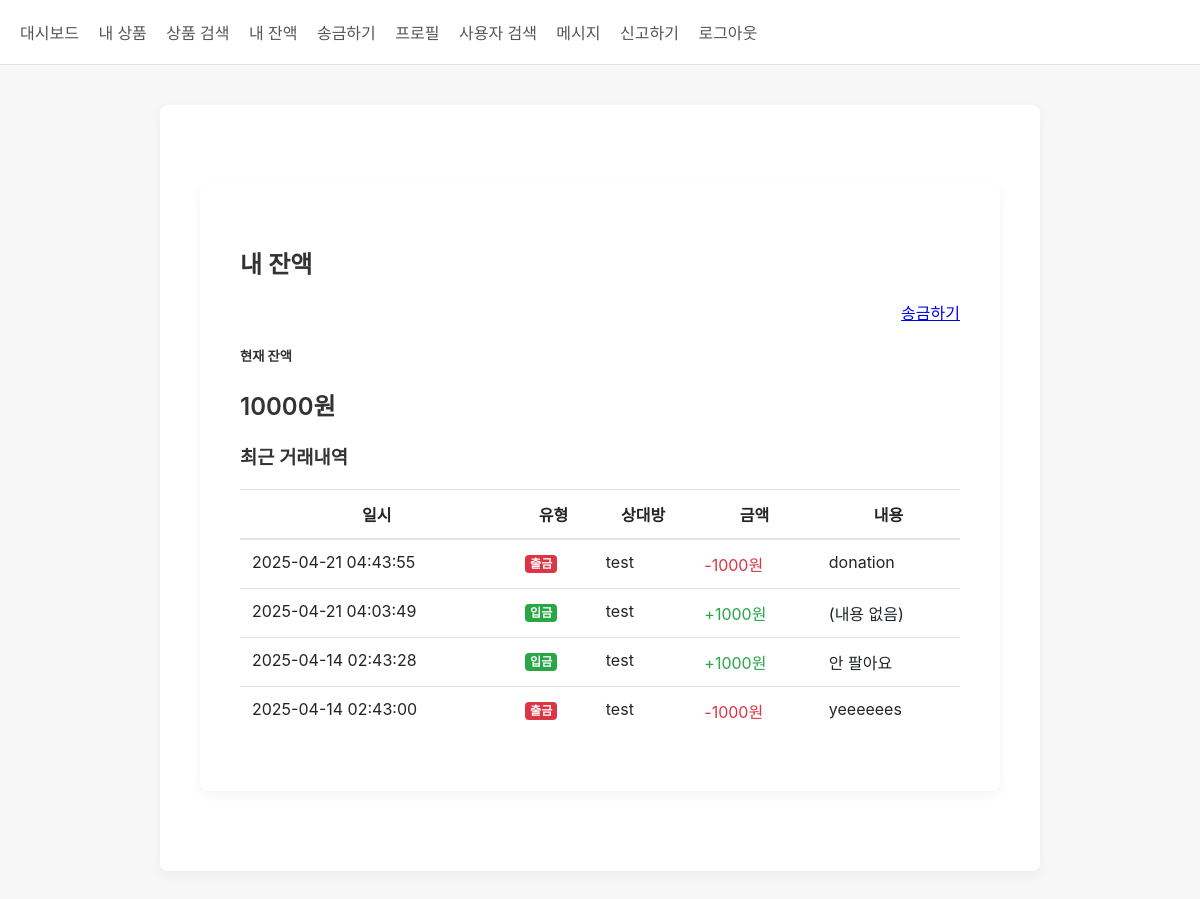
/balance (signed in), run on an earlier commit of the app's database.
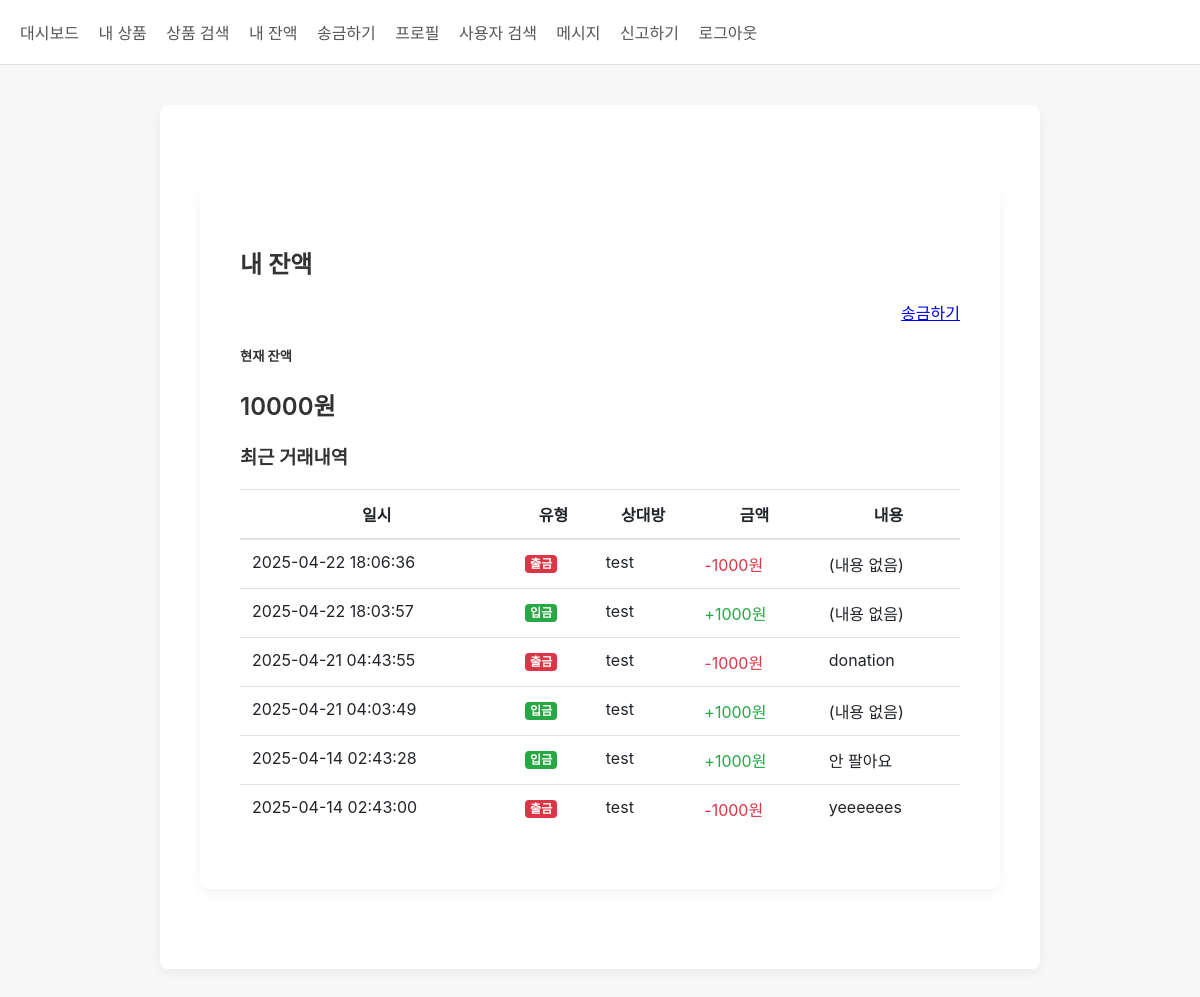
And on a later commit of the database.
### tables this page shows
CREATE TABLE money_transfer (
                id TEXT PRIMARY KEY,
                sender_id TEXT NOT NULL,
                receiver_id TEXT NOT NULL,
                amount INTEGER NOT NULL,
                description TEXT,
                status TEXT DEFAULT 'completed',
                created_at TIMESTAMP DEFAULT CURRENT_TIMESTAMP
            );

CREATE TABLE user (
                id TEXT PRIMARY KEY,
                username TEXT UNIQUE NOT NULL,
                password TEXT NOT NULL,
                bio TEXT,
                balance INTEGER DEFAULT 10000,
                login_attempts INTEGER DEFAULT 0,
                locked_until TIMESTAMP,
                is_admin BOOLEAN DEFAULT 0,
                status TEXT DEFAULT 'active',
                report_count INTEGER DEFAULT 0,
                created_at TIMESTAMP DEFAULT CURRENT_TIMESTAMP
            );

### app.py (the view)
@app.route('/balance')
@login_required
def balance():
    db = get_db()
    cursor = db.cursor()
    cursor.execute("SELECT balance FROM user WHERE id = ?", (session['user_id'],))
    current_balance = cursor.fetchone()['balance']
    cursor.execute("""
        SELECT t.*,
               s.username as sender_name,
               r.username as receiver_name
        FROM money_transfer t
        JOIN user s ON t.sender_id = s.id
        JOIN user r ON t.receiver_id = r.id
        WHERE t.sender_id = ? OR t.receiver_id = ?
        ORDER BY t.created_at DESC
        LIMIT 10
    """, (session['user_id'], session['user_id']))
    transactions = cursor.fetchall()
    return render_template('balance.html',
                           balance=current_balance,
                           transactions=transactions,
                           user_id=session['user_id'])

### app.py (called while the page is built)
def login_required(f):
    @wraps(f)
    def decorated_function(*args, **kwargs):
        if 'user_id' not in session:
            flash('로그인이 필요합니다.')
            return redirect(url_for('login'))
        return f(*args, **kwargs)
    return decorated_function

def get_db():
    db = getattr(g, '_database', None)
    if db is None:
        db = g._database = sqlite3.connect(DATABASE)
        db.row_factory = sqlite3.Row  # 결과를 dict처럼 사용하기 위함
    return db

@app.teardown_appcontext
def close_connection(exception):
    db = getattr(g, '_database', None)
    if db is not None:
        db.close()

@app.after_request
def add_security_headers(response):
    response.headers['Content-Security-Policy'] = "default-src 'self'; script-src 'self' 'unsafe-inline' https://cdnjs.cloudflare.com; style-src 'self' 'unsafe-inline'; img-src 'self' data:;"
    response.headers['X-Frame-Options'] = 'SAMEORIGIN'
    response.headers['X-XSS-Protection'] = '1; mode=block'
    return response

### templates/balance.html (shortened to what this page needs)
{% extends "base.html" %}
{% block content %}
<div class="container mt-5">
    <div class="row mb-4">
        <div class="col-md-8">
            <h2>내 잔액</h2>
        </div>
        <div class="col-md-4 text-right">
            <a href="{{ url_for('transfer') }}" class="btn btn-primary">송금하기</a>
        </div>
    </div>
    <div class="balance-card mb-5">
        <div class="card">
            <div class="card-body">
                <h5 class="card-title">현재 잔액</h5>
                <h2 class="card-text text-primary">{{ balance }}원</h2>
            </div>
        </div>
    </div>
    <h3>최근 거래내역</h3>
    {% if transactions %}
        <div class="table-responsive">
            <table class="table table-striped">
                <thead>
                    <tr>
                        <th>일시</th>
                        <th>유형</th>
                        <th>상대방</th>
                        <th>금액</th>
                        <th>내용</th>
                    </tr>
                </thead>
                <tbody>
                    {% for tx in transactions %}
                        <tr>
                            <td>{{ tx.created_at }}</td>
                            <td>
                                {% if tx.sender_id == user_id %}
                                    <span class="badge badge-danger">출금</span>
                                {% else %}
                                    <span class="badge badge-success">입금</span>
                                {% endif %}
                            </td>
                            <td>
                                {% if tx.sender_id == user_id %}
                                    {{ tx.receiver_name }}
                                {% else %}
                                    {{ tx.sender_name }}
                                {% endif %}
                            </td>
                            <td>
                                {% if tx.sender_id == user_id %}
                                    <span class="text-danger">-{{ tx.amount }}원</span>
                                {% else %}
                                    <span class="text-success">+{{ tx.amount }}원</span>
                                {% endif %}
                            </td>
                            <td>{{ tx.description or '(내용 없음)' }}</td>
                        </tr>
                    {% endfor %}
                </tbody>
            </table>
        </div>
    {% else %}
        <div class="alert alert-info">
            거래 내역이 없습니다.
        </div>
    {% endif %}
</div>
{% endblock %}

What changed in the data, as far as the page shows it:
added money_transfer: created_at "2025-04-22 18:06:36", shows "출금", receiver_name "test", amount "1000", description "(내용 없음)"
added money_transfer: created_at "2025-04-22 18:03:57", shows "입금", sender_name "test", amount "1000", description "(내용 없음)"
